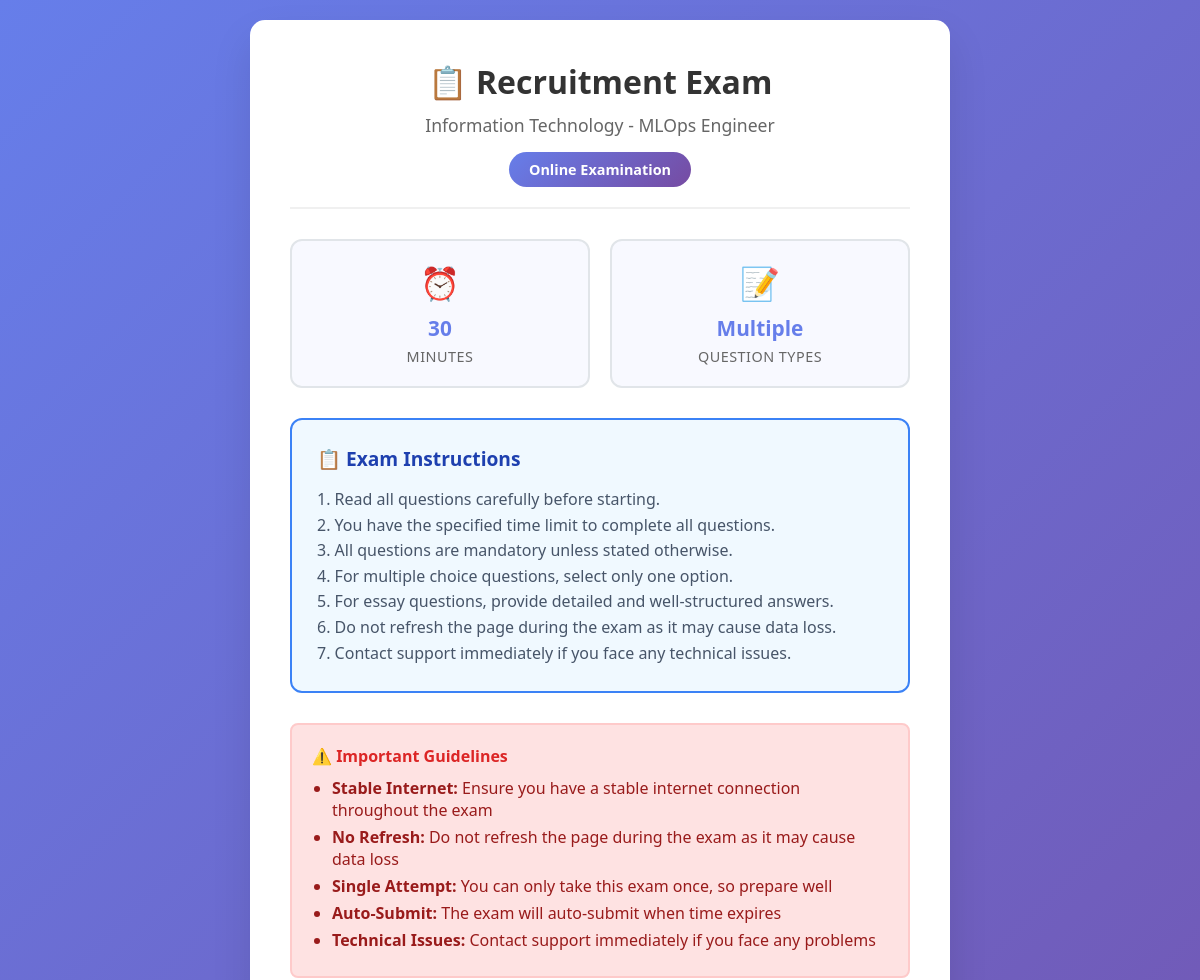
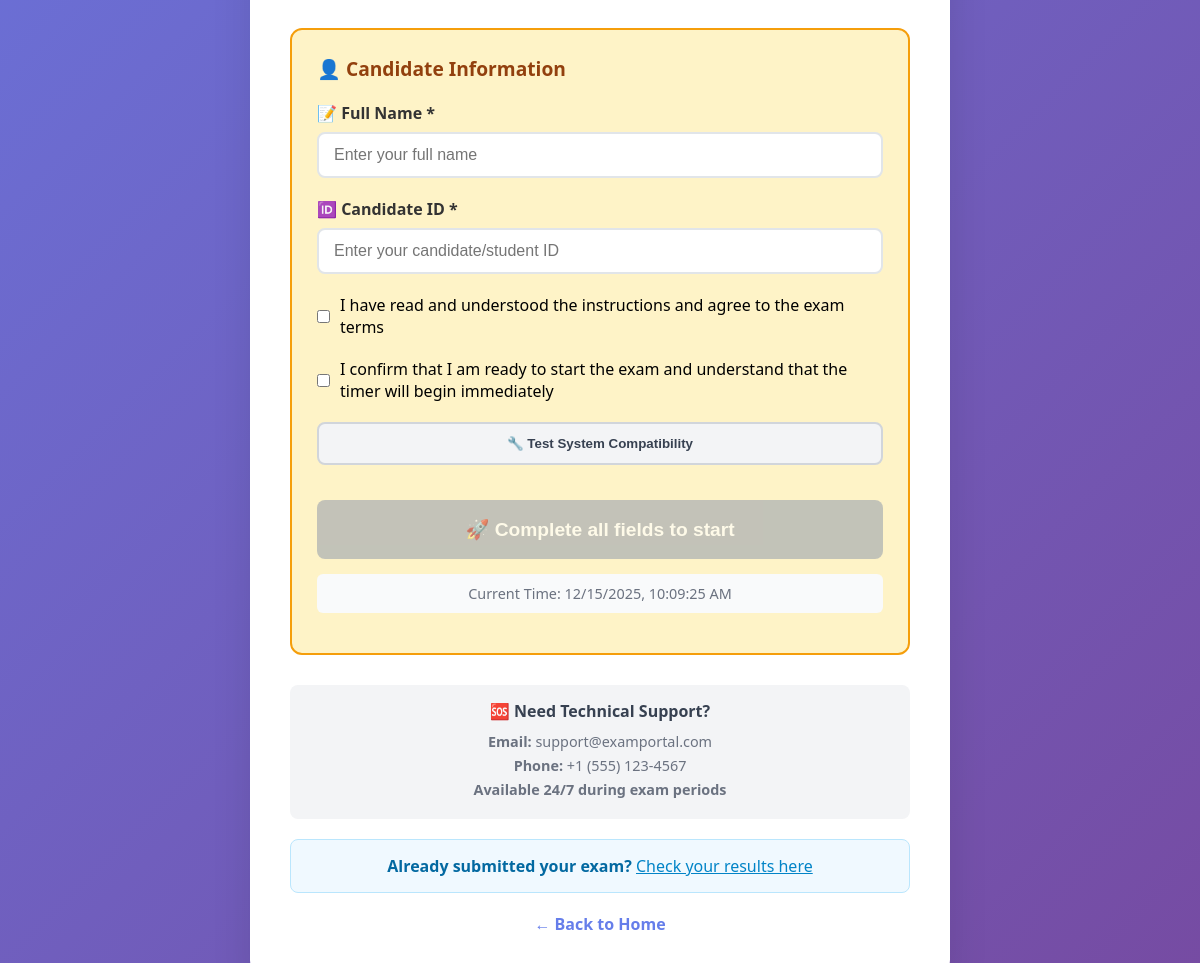
/exam/hHYnCFp5rm5riP6hweIOyw, run on the app's committed database (2 pictures, top to bottom).
### tables this page shows
CREATE TABLE exams (
                    id TEXT PRIMARY KEY,
                    title TEXT NOT NULL,
                    department TEXT NOT NULL,
                    position TEXT NOT NULL,
                    description TEXT,
                    time_limit INTEGER NOT NULL,
                    instructions TEXT,
                    question_structure TEXT,
                    exam_link TEXT UNIQUE,
                    is_finalized BOOLEAN DEFAULT FALSE,
                    created_at TIMESTAMP DEFAULT CURRENT_TIMESTAMP,
                    updated_at TIMESTAMP DEFAULT CURRENT_TIMESTAMP
                , is_active BOOLEAN DEFAULT TRUE, sections_structure TEXT, negative_marking_enabled BOOLEAN DEFAULT FALSE, negative_marks_per_question REAL DEFAULT 0.0, show_feedback BOOLEAN DEFAULT TRUE, negative_marking_config TEXT, exam_language TEXT DEFAULT 'english', evaluation_paused BOOLEAN DEFAULT FALSE, multi_select_scoring_mode TEXT DEFAULT "partial");

### app.py (the view)
@app.get("/exam/{exam_link}", response_class=HTMLResponse)
async def exam_page(request: Request, exam_link: str):
    exam = db.get_exam_by_link(exam_link)
    if not exam:
        return templates.TemplateResponse("candidate_home.html", {
            "request": request,
            "error": "This exam is either invalid, has been deactivated, or is no longer available. Please contact the administrator for assistance."
        })
    return templates.TemplateResponse("exam_start.html", {
        "request": request,
        "exam": exam,
        "exam_link": exam_link
    })

### templates/exam_start.html (shortened to what this page needs)
<!DOCTYPE html>
<html lang="en">
<head>
</head>
<body>
    <div class="container">
        <div class="header">
            <h1>📋 {{ exam.title }}</h1>
            <div class="subtitle">{{ exam.department }} - {{ exam.position }}</div>
            <div class="exam-badge">Online Examination</div>
        </div>
        <div class="exam-details">
            <div class="detail-card">
                <div class="detail-icon">⏰</div>
                <div class="detail-value">{{ exam.time_limit }}</div>
                <div class="detail-label">Minutes</div>
            </div>
            <div class="detail-card">
                <div class="detail-icon">📝</div>
                <div class="detail-value">Multiple</div>
                <div class="detail-label">Question Types</div>
            </div>
        </div>
        <div class="instructions">
            <h3>📋 Exam Instructions</h3>
            <div class="instructions-content">{{ exam.instructions or 'Please read all questions carefully and answer to the best of your ability.' }}</div>
        </div>
        <div class="warning-box">
            <h4>⚠️ Important Guidelines</h4>
            <ul>
                <li><strong>Stable Internet:</strong> Ensure you have a stable internet connection throughout the exam</li>
                <li><strong>No Refresh:</strong> Do not refresh the page during the exam as it may cause data loss</li>
                <li><strong>Single Attempt:</strong> You can only take this exam once, so prepare well</li>
                <li><strong>Auto-Submit:</strong> The exam will auto-submit when time expires</li>
                <li><strong>Technical Issues:</strong> Contact support immediately if you face any problems</li>
            </ul>
        </div>
        <div class="candidate-form">
            <h3>👤 Candidate Information</h3>
            <form method="POST" action="/exam/{{ exam_link }}/start" id="candidateForm">
                <div class="form-group">
                    <label for="candidate_name">📝 Full Name *</label>
                    <input type="text" id="candidate_name" name="candidate_name" required
                           placeholder="Enter your full name">
                </div>
                <div class="form-group">
                    <label for="candidate_id">🆔 Candidate ID *</label>
                    <input type="text" id="candidate_id" name="candidate_id" required
                           placeholder="Enter your candidate/student ID">
                </div>
                <div style="margin: 20px 0;">
                    <label style="display: flex; align-items: center; gap: 10px; cursor: pointer;">
                        <input type="checkbox" id="agreeTerms" required style="width: auto;">
                        <span>I have read and understood the instructions and agree to the exam terms</span>
                    </label>
                </div>
                <div style="margin: 20px 0;">
                    <label style="display: flex; align-items: center; gap: 10px; cursor: pointer;">
                        <input type="checkbox" id="confirmReady" required style="width: auto;">
                        <span>I confirm that I am ready to start the exam and understand that the timer will begin immediately</span>
                    </label>
                </div>
                <button type="submit" class="btn" id="startBtn" disabled>
                </button>
            </form>
        </div>
        <div class="contact-info">
            <h4>🆘 Need Technical Support?</h4>
            <p><strong>Email:</strong> support@examportal.com</p>
            <p><strong>Phone:</strong> +1 (555) 123-4567</p>
            <p><strong>Available 24/7 during exam periods</strong></p>
        </div>
        <div style="background: #f0f9ff; border: 1px solid #bae6fd; border-radius: 8px; padding: 15px; margin-top: 20px; text-align: center;">
            <p style="color: #0369a1; margin: 0;">
                <strong>Already submitted your exam?</strong>
                <a href="/exam/{{ exam_link }}/results" style="color: #0284c7; text-decoration: underline;">Check your results here</a>
            </p>
        </div>
        <a href="/" class="back-link">← Back to Home</a>
    </div>
</body>
</html>

### templates/exam_start.html (style rules this page uses)
* { margin: 0; padding: 0; box-sizing: border-box; }
body { font-family: 'Segoe UI', Tahoma, Geneva, Verdana, sans-serif; background: linear-gradient(135deg, #667eea 0%, #764ba2 100%); min-height: 100vh; display: flex; align-items: center; justify-content: center; padding: 20px; }
.container { background: white; padding: 40px; border-radius: 15px; box-shadow: 0 20px 40px rgba(0,0,0,0.1); max-width: 700px; width: 100%; }
.header { text-align: center; margin-bottom: 30px; padding-bottom: 20px; border-bottom: 2px solid #f0f0f0; }
.header h1 { color: #333; font-size: 2rem; margin-bottom: 10px; }
.header .subtitle { color: #666; font-size: 1.1rem; margin-bottom: 15px; }
.exam-badge { display: inline-block; background: linear-gradient(135deg, #667eea 0%, #764ba2 100%); color: white; padding: 8px 20px; border-radius: 25px; font-weight: 600; font-size: 0.9rem; }
.exam-details { display: grid; grid-template-columns: repeat(auto-fit, minmax(200px, 1fr)); gap: 20px; margin: 30px 0; }
.detail-card { background: #f8f9ff; padding: 20px; border-radius: 12px; text-align: center; border: 2px solid #e1e5e9; }
.detail-icon { font-size: 2rem; margin-bottom: 10px; }
.detail-value { font-size: 1.3rem; font-weight: bold; color: #667eea; margin-bottom: 5px; }
.detail-label { color: #666; font-size: 0.9rem; text-transform: uppercase; letter-spacing: 0.5px; }
.instructions { background: #f0f9ff; border: 2px solid #3b82f6; border-radius: 12px; padding: 25px; margin: 30px 0; }
.instructions h3 { color: #1e40af; margin-bottom: 15px; font-size: 1.2rem; }
.instructions-content { color: #475569; line-height: 1.6; white-space: pre-line; }
.candidate-form { background: #fef3c7; border: 2px solid #f59e0b; border-radius: 12px; padding: 25px; margin: 30px 0; }
.candidate-form h3 { color: #92400e; margin-bottom: 20px; font-size: 1.2rem; }
.form-group { margin-bottom: 20px; }
.form-group label { display: block; margin-bottom: 8px; color: #333; font-weight: 600; }
.form-group input { width: 100%; padding: 12px 15px; border: 2px solid #e1e5e9; border-radius: 8px; font-size: 1rem; transition: border-color 0.3s ease; }
.warning-box { background: #fee2e2; border: 2px solid #fecaca; border-radius: 8px; padding: 20px; margin: 20px 0; }
.warning-box h4 { color: #dc2626; margin-bottom: 10px; }
.warning-box ul { color: #991b1b; margin-left: 20px; }
.warning-box li { margin-bottom: 5px; }
.contact-info { background: #f3f4f6; border-radius: 8px; padding: 15px; margin: 20px 0; text-align: center; }
.contact-info h4 { color: #374151; margin-bottom: 10px; }
.contact-info p { color: #6b7280; font-size: 0.9rem; margin-bottom: 5px; }
.btn { width: 100%; padding: 18px; background: linear-gradient(135deg, #10b981 0%, #059669 100%); color: white; border: none; border-radius: 8px; font-size: 1.2rem; font-weight: 600; cursor: pointer; transition: all 0.3s ease; margin-top: 20px; }
.btn:disabled { opacity: 0.6; cursor: not-allowed; transform: none; box-shadow: none; }
.back-link { display: block; text-align: center; margin-top: 20px; color: #667eea; text-decoration: none; font-weight: 600; }

### data on the page
exams: title "Recruitment Exam", department "Information Technology", position "MLOps Engineer", time_limit "30", instructions "1. Read all questions carefully before starting. 2. You have the specified time limit to complete all questions. 3. All questions are mandatory unless stated otherwise. 4. For multiple choice questions, select only one option. 5. For essay questions, provide detailed and well-structured answers. 6. Do not refresh the page during the exam as it may cause data loss. 7. Contact support immediately if you face any technical issues."
